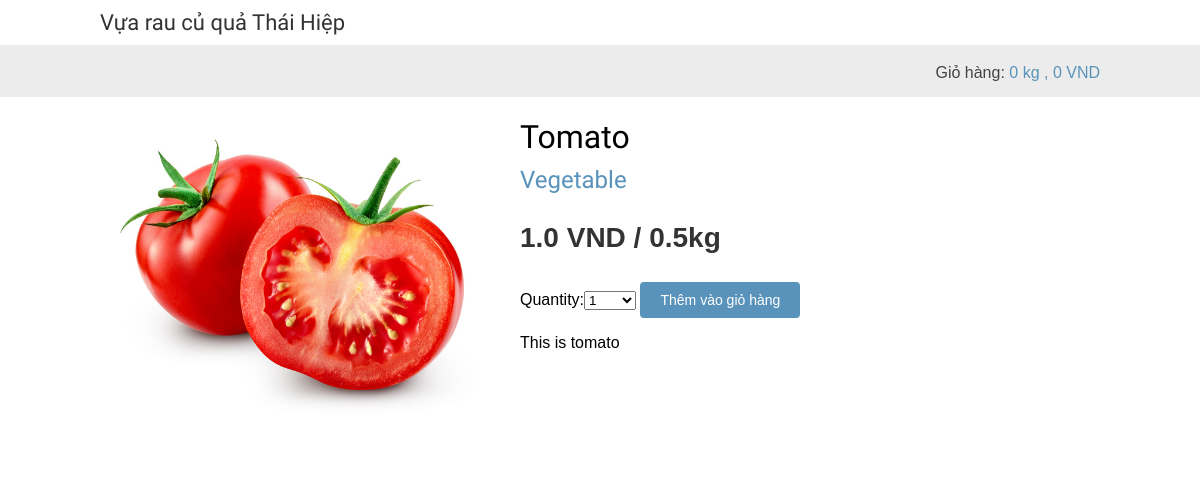
Before: /1/tomato/ with the older database file.
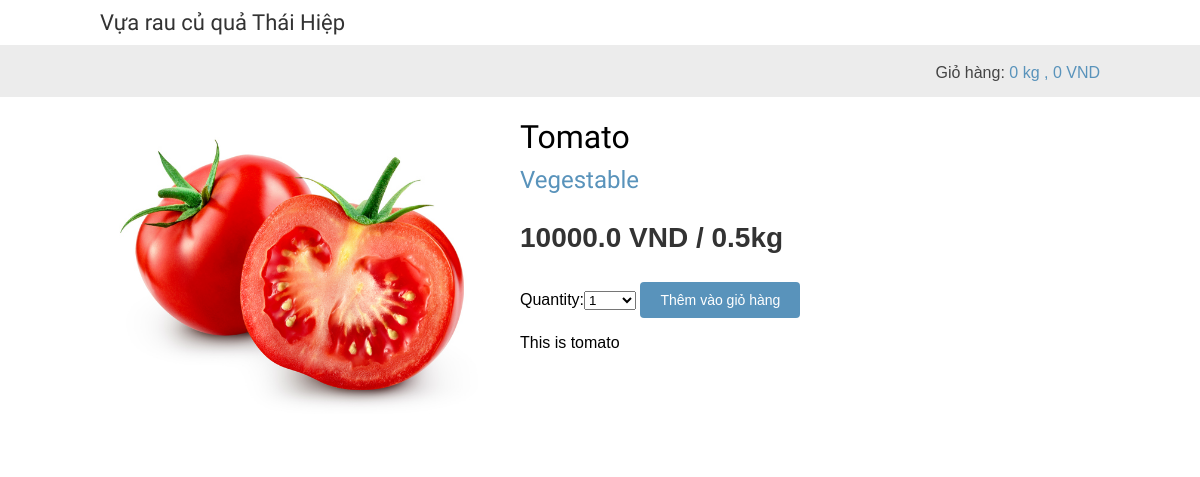
After: the same page with the newer database file.
### shop/models.py (models this page shows, shortened)
class Product(models.Model):
	category = models.ForeignKey(Category,
		related_name='products',
		on_delete=models.CASCADE)
	name = models.CharField(max_length=200, db_index=True)
	slug = models.SlugField(max_length=200, db_index=True)
	image = models.ImageField(upload_to='products/%Y/%m/%d',
		blank=True)
	description = models.TextField(blank=True)
	price = models.IntegerField(default=0)
	available = models.BooleanField(default=True)
	created = models.DateTimeField(auto_now_add=True)
	updated = models.DateTimeField(auto_now=True)
	class Meta:
		ordering = ('name',)
		index_together = (('id', 'slug'),)

class Category(models.Model):
	name = models.CharField(max_length=200,
		db_index=True)
	slug = models.SlugField(max_length=200,
		unique=True)
	class Meta:
		ordering = ('name',)
		verbose_name = 'category'
		verbose_name_plural = 'categories'
	def __str__(self):
		return self.name
	def get_absolute_url(self):
		return reverse('shop:product_list_by_category',
						args=[self.slug])

### shop/views.py (the view)
# urls.py: path('<int:id>/<slug:slug>/', views.product_detail,
def product_detail(request, id, slug):
	product = get_object_or_404(Product,
								id=id,
								slug=slug,
								available=True)
	cart_product_form = CartAddProductForm()
	return render(request,
				'shop/product/detail.html',
				{'product': product,
				 'cart_product_form': cart_product_form})

### cart/forms.py
class CartAddProductForm(forms.Form):
    quantity = forms.TypedChoiceField(
                                choices=PRODUCT_QUANTITY_CHOICES,
                                coerce=int)
    override = forms.BooleanField(required=False,
                                  initial=False,
                                  widget=forms.HiddenInput)

### cart/cart.py (called while the page is built)
    def get_total_price(self):
        return "{:,}".format(sum(Decimal(item['price']) * item['quantity'] for item in self.cart.values()))

    def get_total_quantity(self):
        return sum(0.5 * item['quantity'] for item in self.cart.values())

### cart/context_processors.py (called while the page is built)
def cart(request):
    return {'cart': Cart(request)}

### shop/templates/shop/product/detail.html (shortened to what this page needs)
{% extends "shop/base.html" %}
{% load static %}
{% block content %}
<div class="product-detail">
	<img src="
			{% if product.image %}
				{{ product.image.url }}{% else %}
			{% static "img/no_image.png" %}{% endif %}">
	<h1>{{ product.name }}</h1>
	<h2>
		<a href="{{ product.category.get_absolute_url }}">
			{{ product.category }}
		</a>
	</h2>
	<p class="price">{{ product.price}} VND / 0.5kg </p>
	<form action="{% url "cart:cart_add" product.id %}" method="post">
		{{ cart_product_form }}
		<input type="submit" value="Thêm vào giỏ hàng">
	</form>
	{{ product.description|linebreaks }}
	</div>
{% endblock %}

Changed rows visible on the page:
changed Product "Tomato": category "Vegetable" → "Vegestable"; price "1.0" → "10000.0"
